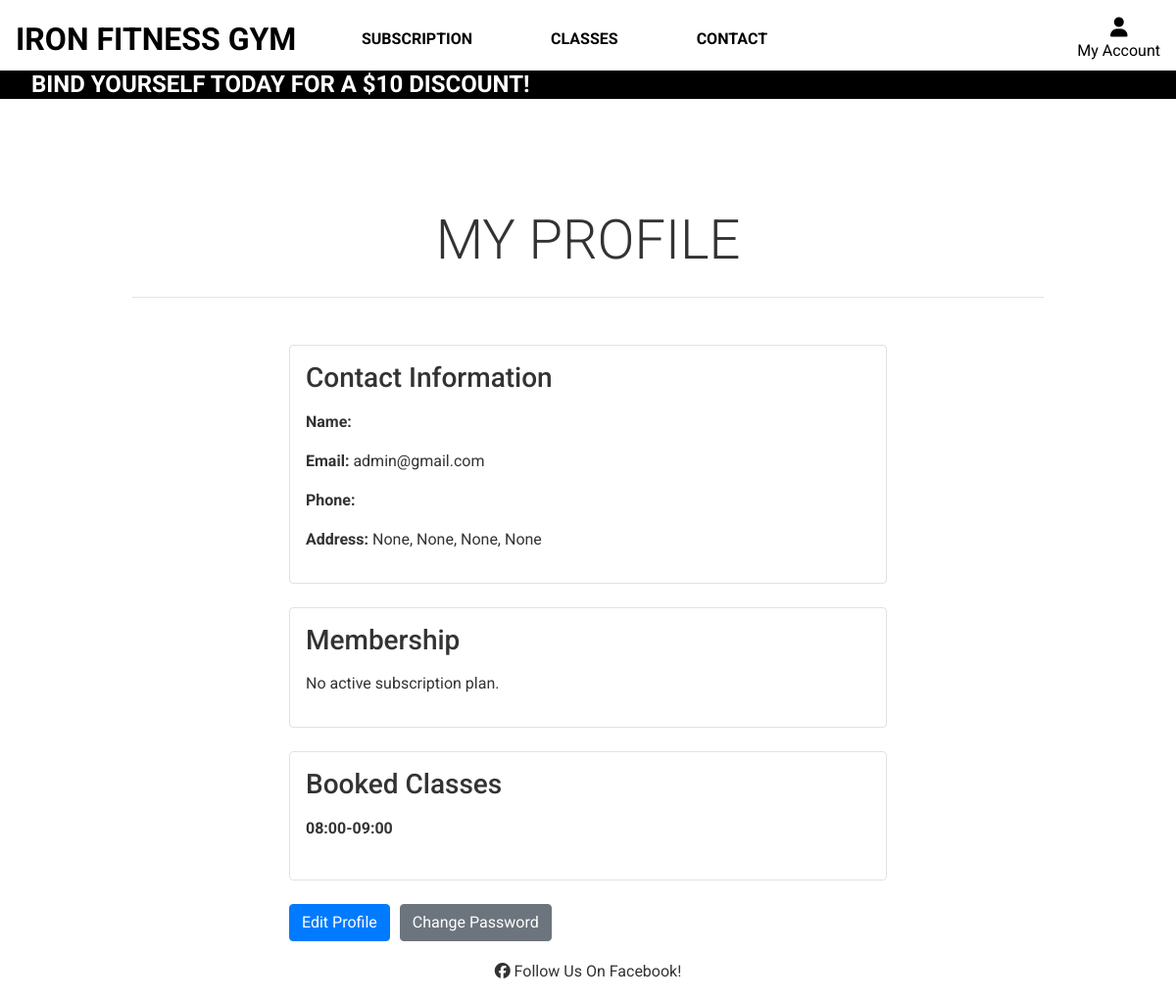
Before: /users/profile/ (signed in) with the older database file.
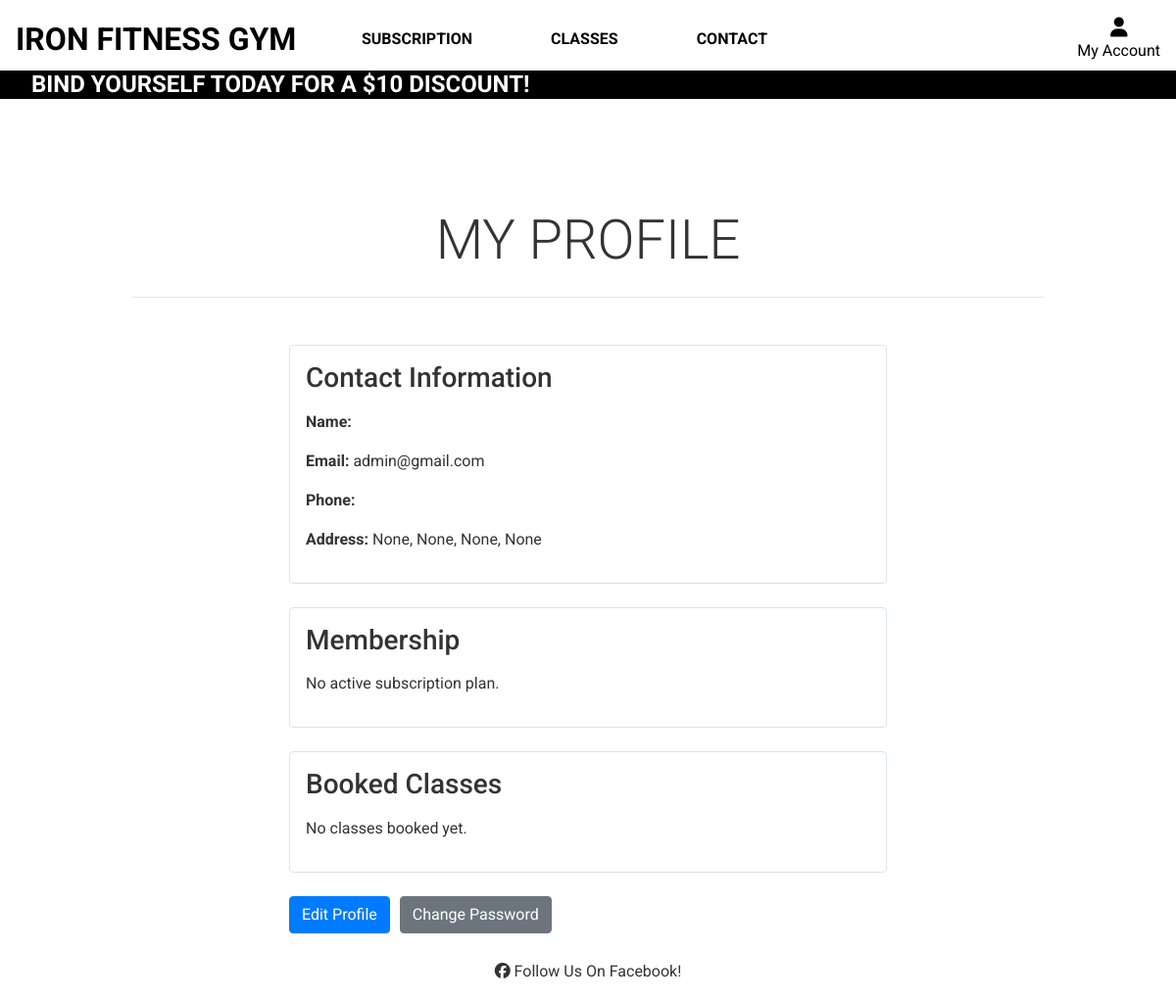
After: the same page with the newer database file.
### users/models.py (models this page shows, shortened)
class UserProfile(models.Model):
    user = models.OneToOneField(User, on_delete=models.CASCADE)
    phone_number = models.CharField(max_length=15, blank=True)
    gym_visits = models.IntegerField(default=0)
    street_address = models.CharField(max_length=255, blank=True, null=True)
    city = models.CharField(max_length=100, blank=True, null=True)
    postal_code = models.CharField(max_length=20, blank=True, null=True)
    country = models.CharField(max_length=100, blank=True, null=True)
    subscription_plan = models.ForeignKey(SubscriptionPlan, null=True, blank=True, on_delete=models.SET_NULL)
    subscription_start_date = models.DateTimeField(null=True, blank=True)
    booked_classes = models.ManyToManyField(Booking, blank=True)

### classes/models.py (models this page shows, shortened)
class Booking(models.Model):
    visitor_name = models.CharField(max_length=100)
    visitor_email = models.EmailField()
    visitor_phone = models.CharField(max_length=15)
    fitness_class = models.CharField(max_length=20)
    class_day = models.CharField(max_length=9)  # For example, 'Monday'
    class_time = models.CharField(max_length=11)  # Format "HH:MM-HH:MM"
    user = models.ForeignKey(User, on_delete=models.CASCADE, related_name="booked_classes")

### users/views.py (the view)
# urls.py: path("profile/", login_required(profile_view), name="profile_view"),
@login_required
def profile_view(request):
    user_profile = UserProfile.objects.filter(user=request.user).first()
    if user_profile is None:
        return render(request, "users/profile.html", {"error": "User profile not found."})
    booked_classes = user_profile.booked_classes.all()  # Corrected line
    context = {
        'user_profile': user_profile,
        'booked_classes': booked_classes  # Now passing the correct booked classes
    }
    return render(request, "users/profile.html", context)

### users/templates/users/profile.html (shortened to what this page needs)
{% extends "base.html" %}
{% load static %}
{% block page_header %}
    <div class="container header-container">
    </div>
{% endblock %}
{% block content %}
<div class="d-flex flex-column min-vh-100">
    <div class="flex-grow-1">
        <div class="container-fluid">
            <div class="container mt-5">
                <div class="row mb-4">
                    <div class="col text-center">
                        <h2 class="display-4 logo-font">My Profile</h2>
                        <hr class="my-4">
                    </div>
                </div>
                <div class="row">
                    <div class="col-12 col-md-8 offset-md-2">
                        <div class="contact-info mb-4 p-3 border rounded">
                            <h3 class="mb-3">Contact Information</h3>
                            <p><strong>Name:</strong> {{ user_profile.user.first_name }} {{ user_profile.user.last_name }}</p>
                            <p><strong>Email:</strong> {{ user_profile.user.email }}</p>
                            <p><strong>Phone:</strong> {{ user_profile.phone_number }}</p>
                            <p><strong>Address:</strong> {{ user_profile.street_address }}, {{ user_profile.postal_code }}, {{ user_profile.city }}, {{ user_profile.country }}</p>
                        </div>
                        <div class="membership mb-4 p-3 border rounded position-relative">
                            <h3 class="mb-3">Membership</h3>
                            {% if user_profile.subscription_plan %}
                                <p><strong>Plan:</strong> {{ user_profile.subscription_plan.name }}</p>
                                <p><strong>Price:</strong> ${{ user_profile.subscription_plan.price }}</p>
                                <img src="{{ user_profile.subscription_plan.image.url }}" alt="Subscription Plan Image" class="img-fluid" style="max-width: 400px;">
                                <a href="{% url 'manage_subscription' %}" class="btn btn-danger position-absolute" style="top: 10px; right: 10px;">Manage</a>
                            {% else %}
                                <p>No active subscription plan.</p>
                            {% endif %}
                        </div>
                        <div class="booked-classes mb-4 p-3 border rounded">
                            <h3 class="mb-3">Booked Classes</h3>
                            {% if booked_classes %}
                                <ul class="list-group">
                                    {% for booking in booked_classes %}
                                        <strong>{{ booking.class_time }}</strong><br>
                                    {% endfor %}
                                </ul>
                            {% else %}
                                <p>No classes booked yet.</p>
                            {% endif %}
                        </div>
                        <div class="text-center">
                            <div class="profile-actions d-flex" style="gap: 10px;">
                                <a href="{% url 'profile_edit' %}" class="btn btn-primary">Edit Profile</a>
                                <a href="{% url 'account_change_password' %}" class="btn btn-secondary">Change Password</a>
                            </div>
                        </div>
                    </div>
                </div>
            </div>
        </div>
    </div>
</div>
{% endblock %}

### templates/allauth/base.html (shortened to what this page needs)
{% load static %}
<!doctype html>
<html lang="en">
<head>
    {% block corecss %}
        <link rel="stylesheet" href="https://cdn.jsdelivr.net/npm/bootstrap@4.6.2/dist/css/bootstrap.min.css">
        <link rel="stylesheet" href="{% static 'css/base.css' %}">
    {% endblock %}
</head>
<body>
    <header class="container-fluid fixed-top" id="header">
        <div id="topnav" class="row bg-white pt-lg-2 d-none d-lg-flex align-items-center">
            <div class="col-12 col-lg-4 d-flex justify-content-center justify-content-lg-start">
                <a href="{% url 'home' %}" class="nav-link main-logo-link">
                    <h2 class="logo-font text-black mb-0"><strong>Iron Fitness Gym</strong></h2>
                </a>
            </div>
            <div class="col-12 col-lg-4 d-flex justify-content-center">
                <a class="logo-font font-weight-bold nav-link text-black mr-5" href="{% url 'plans' %}" id="plans-link-main">
                    Subscription
                </a>
                <a class="logo-font font-weight-bold nav-link text-black mr-5" href="{% url 'book_class' %}" id="classes-link-main">
                    Classes
                </a>
                <a class="logo-font font-weight-bold nav-link text-black mr-5" href="{% url 'contact_us' %}" id="contact-link-main">
                    Contact
                </a>
            </div>
            <div class="col-12 col-lg-4 d-flex justify-content-center justify-content-lg-end">
                <ul class="list-inline list-unstyled mb-0">
                    <li class="list-inline-item dropdown">
                        <a class="text-black nav-link" href="#" id="user-options" data-toggle="dropdown" aria-haspopup="true" aria-expanded="false">
                            <div class="text-center">
                                <div><i class="fas fa-user fa-lg"></i></div>
                                <p class="mb-0">My Account</p>
                            </div>
                        </a>
                    </li>
                </ul>
            </div>
        </div>
        <div class="banner-container">
            <div class="scroll">
                <div class="LeftToRight">
                    <h4 class="logo-font text-white">Bind yourself today for a $10 discount!</h4>
                </div>
            </div>
        </div>
    </header>
    {% block page_header %}{% endblock %}
    {% block content %}{% endblock %}
    {% block footer %}
        <footer class="footer bg-white py-3">
            <div class="container text-center">
                <i class="fa-brands fa-facebook"></i>
                <a href="https://www.facebook.com/profile.php?id=61563419735905" target="_blank">Follow Us On Facebook!</a>
            </div>
        </footer>
    {% endblock %}
  </body>
</html>

### static/css/base.css (style rules this page uses)
html { height: 100%; }
body { font-family: 'Roboto', sans-serif; height: calc(100vh - 184px); color: #333; font-family: Roboto; background-color: white; overflow-x: hidden; }
.logo-font { text-transform: uppercase; }
.main-logo-link { width: fit-content; }
.text-black { color: #000 !important; }
footer a { text-decoration: none; color: inherit; }
.banner-container { overflow: hidden; background-color: #000; }
.scroll { white-space: nowrap; margin: 0 2em; }
.scroll div { display: flex; gap: 2em; }
.scroll h4 { color: white; font-weight: bold; margin-bottom: 0; }
.LeftToRight { animation: LeftToRight 10s infinite linear; }
.container-fluid { padding: 0; }
@media (min-width: 1200px) { .container { max-width: 80%; } }
@media (min-width: 992px) { .header-container { padding-top: 164px; } }

Changed rows visible on the page:
removed Booking: class_time "08:00-09:00"
Other visible differences:
text now shown: "No classes booked yet."
